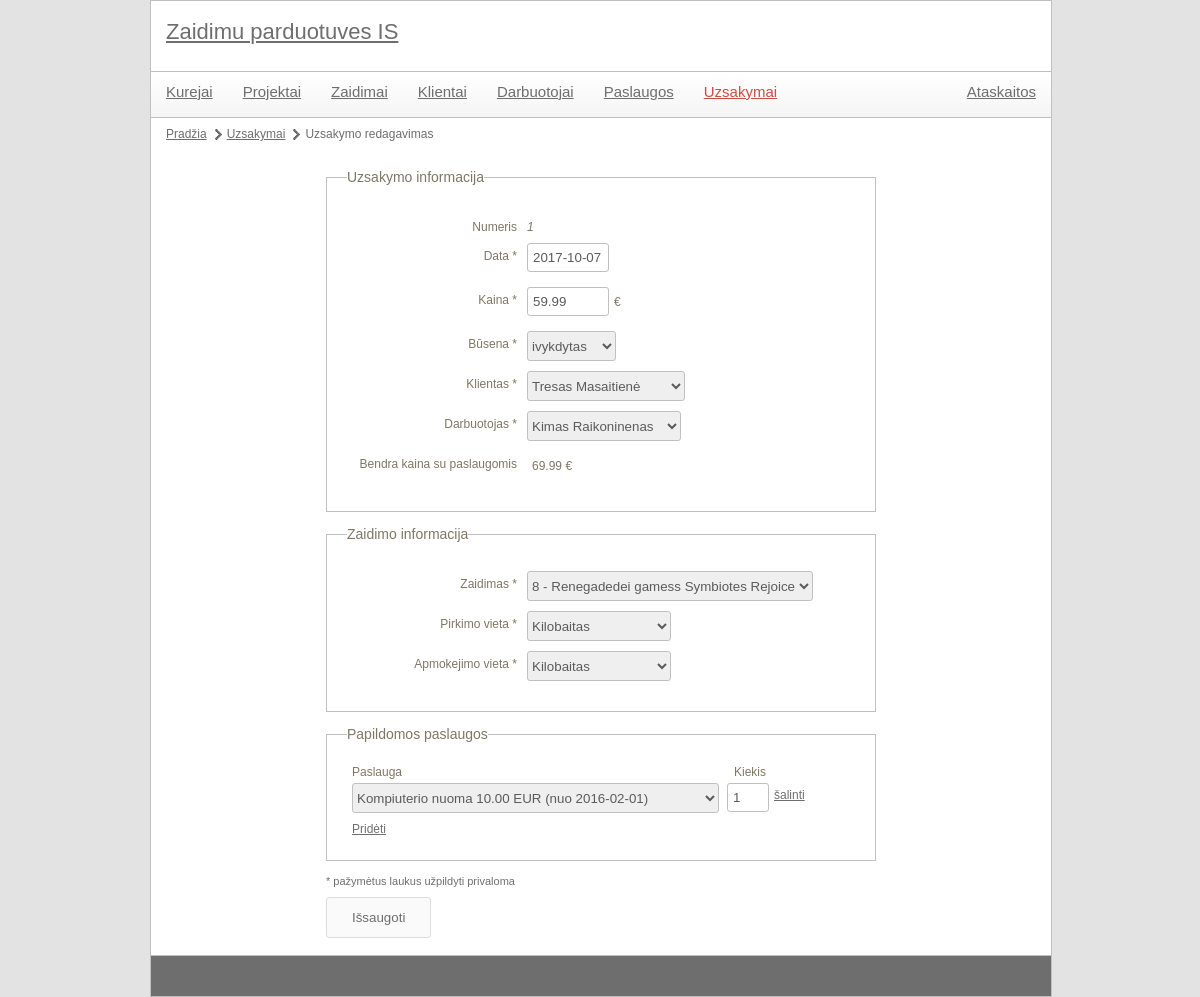
Screenshot of /index.php?module=order&action=edit&id=1 with the database file from the repository.
### tables this page shows
CREATE TABLE `uzsakymai` (
  `nr` int(11) NOT NULL,
  `uzsakymo_data` date NOT NULL,
  `kaina` decimal(8,2) NOT NULL,
  `busena` int(11) NOT NULL,
  `fk_klientas` char(11) NOT NULL,
  `fk_darbuotojas` char(11) NOT NULL,
  `fk_zaidimas` int(11) NOT NULL,
  `fk_pirkimo_vieta` int(11) NOT NULL,
  `fk_apmokejimo_vieta` int(11) NOT NULL
);

CREATE TABLE `uzsakytos_paslaugos` (
  `fk_uzsakymas` int(11) NOT NULL,
  `fk_kaina_galioja_nuo` date NOT NULL,
  `fk_paslauga` int(11) NOT NULL,
  `kiekis` smallint(6) NOT NULL,
  `kaina` decimal(7,2) NOT NULL
);

### templates/order_form.tpl.php (the view, shortened to what the rows shown need)
<ul id="pagePath">
	<li><a href="index.php">Pradžia</a></li>
	<li><a href="index.php?module=<?php echo $module; ?>&action=list">Uzsakymai</a></li>
	<li><?php if(!empty($id)) echo "Uzsakymo redagavimas"; else echo "Naujas uzsakymas"; ?></li>
</ul>
<div id="formContainer">
	<form action="" method="post">
		<fieldset>
			<legend>Uzsakymo informacija</legend>
			<p>
				<?php if(!isset($data['editing'])) { ?>
					<label class="field" for="nr">Numeris<?php echo in_array('nr', $required) ? '<span> *</span>' : ''; ?></label>
					<input type="text" id="nr" name="nr" class="textbox textbox-70" value="<?php echo isset($data['nr']) ? $data['nr'] : ''; ?>">
				<?php } else { ?>
						<label class="field" for="nr">Numeris</label>
						<span class="input-value"><?php echo $data['nr']; ?></span>
				<?php } ?>
			</p>
			<p>
				<label class="field" for="uzsakymo_data">Data<?php echo in_array('uzsakymo_data', $required) ? '<span> *</span>' : ''; ?></label>
				<input type="text" id="uzsakymo_data" name="uzsakymo_data" class="textbox date textbox-70" value="<?php echo isset($data['uzsakymo_data']) ? $data['uzsakymo_data'] : ''; ?>">
			</p>
                        <p>
				<label class="field" for="kaina">Kaina<?php echo in_array('kaina', $required) ? '<span> *</span>' : ''; ?></label>
				<input type="text" id="kaina" name="kaina" class="textbox textbox-70" value="<?php echo isset($data['kaina']) ? $data['kaina'] : ''; ?>"> <span class="units">&euro;</span>
			</p>
                        <p>
				<label class="field" for="busena">Būsena<?php echo in_array('busena', $required) ? '<span> *</span>' : ''; ?></label>
				<select id="busena" name="busena">
					<?php
						$states = $contractsObj->getContractStates();
						foreach($states as $key => $val) {
							$selected = "";
							if(isset($data['busena']) && $data['busena'] == $val['id']) {
								$selected = " selected='selected'";
							}
							echo "<option{$selected} value='{$val['id']}'>{$val['name']}</option>";
						}
					?>
				</select>
			</p>
			<p>
				<label class="field" for="fk_klientas">Klientas<?php echo in_array('fk_klientas', $required) ? '<span> *</span>' : ''; ?></label>
				<select id="fk_klientas" name="fk_klientas">
					<?php
						$customers = $customersObj->getCustomersList();
						foreach($customers as $key => $val) {
							$selected = "";
							if(isset($data['fk_klientas']) && $data['fk_klientas'] == $val['asmens_kodas']) {
								$selected = " selected='selected'";
							}
							echo "<option{$selected} value='{$val['asmens_kodas']}'>{$val['vardas']} {$val['pavarde']}</option>";
						}
					?>
				</select>
			</p>
			<p>
				<label class="field" for="fk_darbuotojas">Darbuotojas<?php echo in_array('fk_darbuotojas', $required) ? '<span> *</span>' : ''; ?></label>
				<select id="fk_darbuotojas" name="fk_darbuotojas">
					<?php
						$employees = $employeesObj->getEmplyeesList();
						foreach($employees as $key => $val) {
							$selected = "";
							if(isset($data['fk_darbuotojas']) && $data['fk_darbuotojas'] == $val['id']) {
								$selected = " selected='selected'";
							}
							echo "<option{$selected} value='{$val['id']}'>{$val['vardas']} {$val['pavarde']}</option>";
						}
					?>
				</select>
			</p>
			<p>
				<label class="field" for="bendra_kaina">Bendra kaina su paslaugomis</label><span class="units"><?php echo isset($data['bendra_kaina']) ? $data['bendra_kaina'] . ' &euro;' : ''; ?></span>
			</p>
		</fieldset>
		<fieldset>
			<legend>Zaidimo informacija</legend>
			<p>
				<label class="field" for="fk_zaidimas">Zaidimas<?php echo in_array('fk_zaidimas', $required) ? '<span> *</span>' : ''; ?></label>
				<select id="fk_zaidimas" name="fk_zaidimas">
					<?php
						$cars = $carsObj->getCarList();
						foreach($cars as $key => $val) {
							$selected = "";
							if(isset($data['fk_zaidimas']) && $data['fk_zaidimas'] == $val['id']) {
								$selected = " selected='selected'";
							}
							echo "<option{$selected} value='{$val['id']}'>{$val['id']} - {$val['kurejas']} {$val['projektas']}</option>";
						}
					?>
				</select>
			</p>
			<p>
				<label class="field" for="fk_pirkimo_vieta">Pirkimo vieta<?php echo in_array('fk_pirkimo_vieta', $required) ? '<span> *</span>' : ''; ?></label>
				<select id="fk_pirkimo_vieta" name="fk_pirkimo_vieta">
					<?php
						$parkingLots = $contractsObj->getParkingLots();
						foreach($parkingLots as $key => $val) {
							$selected = "";
							if(isset($data['fk_pirkimo_vieta']) && $data['fk_pirkimo_vieta'] == $val['id']) {
								$selected = " selected='selected'";
							}
							echo "<option{$selected} value='{$val['id']}'>{$val['pavadinimas']}</option>";
						}
					?>
				</select>
			</p>
			<p>
				<label class="field" for="fk_apmokejimo_vieta">Apmokejimo vieta<?php echo in_array('fk_apmokejimo_vieta', $required) ? '<span> *</span>' : ''; ?></label>
				<select id="fk_apmokejimo_vieta" name="fk_apmokejimo_vieta">
					<?php
						$parkingLots = $contractsObj->getParkingLots();
						foreach($parkingLots as $key => $val) {
							$selected = "";
							if(isset($data['fk_apmokejimo_vieta']) && $data['fk_apmokejimo_vieta'] == $val['id']) {
								$selected = " selected='selected'";
							}
							echo "<option{$selected} value='{$val['id']}'>{$val['pavadinimas']}</option>";
						}
					?>
				</select>
			</p>
		</fieldset>
		<fieldset>
			<legend>Papildomos paslaugos</legend>
			<div class="childRowContainer">
				<div class="labelLeft wide<?php if(empty($data['uzsakytos_paslaugos']) || sizeof($data['uzsakytos_paslaugos']) == 0) echo ' hidden'; ?>">Paslauga</div>
				<div class="labelRight<?php if(empty($data['uzsakytos_paslaugos']) || sizeof($data['uzsakytos_paslaugos']) == 0) echo ' hidden'; ?>">Kiekis</div>
				<?php
					if(empty($data['uzsakytos_paslaugos']) || sizeof($data['uzsakytos_paslaugos']) == 0) {
				?>
					<div class="childRow hidden">
						<select class="elementSelector" name="paslaugos[]" disabled="disabled">
							<?php
								$tmp = $servicesObj->getServicesList();
								foreach($tmp as $key1 => $val1) {
									echo "<optgroup label='{$val1['pavadinimas']}'>";
									$tmp = $servicesObj->getServicePrices($val1['id']);
									foreach($tmp as $key2 => $val2) {
										$selected = "";
										if(isset($data['projektas']) && $data['projektas'] == $val2['id']) {
											$selected = " selected='selected'";
										}
										echo "<option{$selected} value='{$val2['fk_paslauga']}:{$val2['kaina']}:{$val2['galioja_nuo']}'>{$val1['pavadinimas']} {$val2['kaina']} EUR (nuo {$val2['galioja_nuo']})</option>";
									}
								}
							?>
						</select>
						<input type="text" name="kiekiai[]" class="textbox textbox-30" value="" disabled="disabled" />
						<a href="#" title="" class="removeChild">šalinti</a>
					</div>
					<div class="float-clear"></div>
				<?php
					} else {
						foreach($data['uzsakytos_paslaugos'] as $key => $val) {
				?>
						<div class="childRow">
							<select class="elementSelector" name="paslaugos[]">
								<?php
									$tmp = $servicesObj->getServicesList();
									foreach($tmp as $key1 => $val1) {
										echo "<optgroup label='{$val1['pavadinimas']}'>";
										$tmp = $servicesObj->getServicePrices($val1['id']);
										foreach($tmp as $key2 => $val2) {
											$selected = "";
											if($val['fk_kaina_galioja_nuo'] == $val2['galioja_nuo'] && $val['fk_paslauga'] == $val2['fk_paslauga']) {
												$selected = " selected='selected'";
											}
											echo "<option{$selected} value='{$val2['fk_paslauga']}:{$val2['kaina']}:{$val2['galioja_nuo']}'>{$val1['pavadinimas']} {$val2['kaina']} EUR (nuo {$val2['galioja_nuo']})</option>";
										}
									}
								?>
							</select>
							<input type="text" name="kiekiai[]" class="textbox textbox-30" value="<?php echo isset($val['kiekis']) ? $val['kiekis'] : ''; ?>" />
							<a href="#" title="" class="removeChild">šalinti</a>
						</div>
				<?php
						}
					}
				?>
			</div>
			<p id="newItemButtonContainer">
				<a href="#" title="" class="addChild">Pridėti</a>
			</p>
		</fieldset>
		<p class="required-note">* pažymėtus laukus užpildyti privaloma</p>
		<p>
			<input type="submit" class="submit button" name="submit" value="Išsaugoti">
		</p>
	</form>
</div>

### rows the page displays
uzsakymai: nr "1", uzsakymo_data "2017-10-07", kaina "59.99"
uzsakytos_paslaugos: kiekis "1"

### other values shown
$data['bendra_kaina'] "69.99"
form field busena "ivykdytas"
form field fk_klientas "Tresas Masaitienė"
form field fk_darbuotojas "Kimas Raikoninenas"
form field fk_zaidimas "8 - Renegadedei gamess Symbiotes Rejoice"
form field fk_pirkimo_vieta "Kilobaitas"
form field fk_apmokejimo_vieta "Kilobaitas"
form field value "Kompiuterio nuoma 10.00 EUR (nuo 2016-02-01)"
